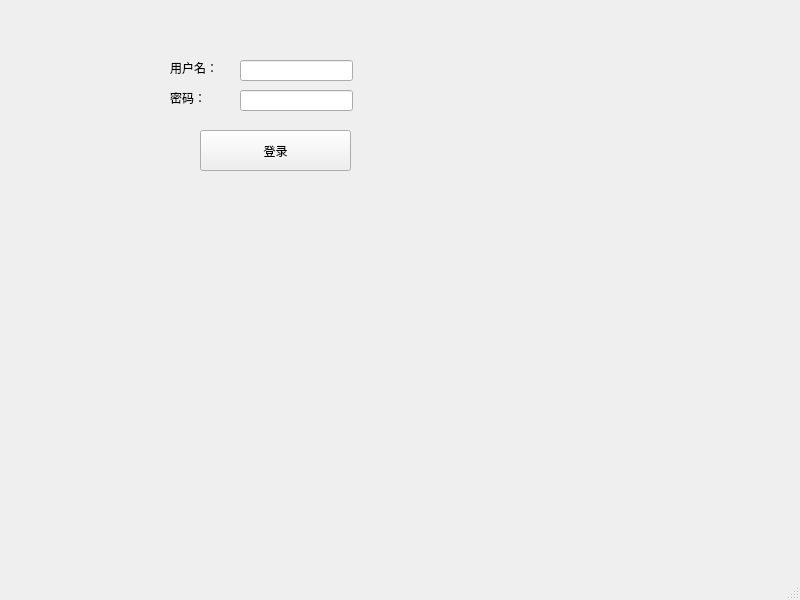
<?xml version="1.0" encoding="UTF-8"?>
<ui version="4.0">
 <class>MainWindow</class>
 <widget class="QMainWindow" name="MainWindow">
  <property name="geometry">
   <rect>
    <x>0</x>
    <y>0</y>
    <width>800</width>
    <height>600</height>
   </rect>
  </property>
  <property name="windowTitle">
   <string>MainWindow</string>
  </property>
  <widget class="QWidget" name="centralwidget">
   <widget class="QPushButton" name="pushButton">
    <property name="geometry">
     <rect>
      <x>200</x>
      <y>130</y>
      <width>151</width>
      <height>41</height>
     </rect>
    </property>
    <property name="text">
     <string>登录</string>
    </property>
   </widget>
   <widget class="QLabel" name="label">
    <property name="geometry">
     <rect>
      <x>170</x>
      <y>60</y>
      <width>60</width>
      <height>16</height>
     </rect>
    </property>
    <property name="text">
     <string>用户名：</string>
    </property>
   </widget>
   <widget class="QLabel" name="label_2">
    <property name="geometry">
     <rect>
      <x>170</x>
      <y>90</y>
      <width>60</width>
      <height>16</height>
     </rect>
    </property>
    <property name="text">
     <string>密码：</string>
    </property>
   </widget>
   <widget class="QLineEdit" name="lineEdit">
    <property name="geometry">
     <rect>
      <x>240</x>
      <y>60</y>
      <width>113</width>
      <height>21</height>
     </rect>
    </property>
   </widget>
   <widget class="QLineEdit" name="lineEdit_2">
    <property name="geometry">
     <rect>
      <x>240</x>
      <y>90</y>
      <width>113</width>
      <height>21</height>
     </rect>
    </property>
   </widget>
   <zorder>label_2</zorder>
   <zorder>pushButton</zorder>
   <zorder>label</zorder>
   <zorder>lineEdit</zorder>
   <zorder>lineEdit_2</zorder>
  </widget>
  <widget class="QMenuBar" name="menubar">
   <property name="geometry">
    <rect>
     <x>0</x>
     <y>0</y>
     <width>800</width>
     <height>24</height>
    </rect>
   </property>
  </widget>
  <widget class="QStatusBar" name="statusbar"/>
 </widget>
 <resources/>
 <connections/>
</ui>
